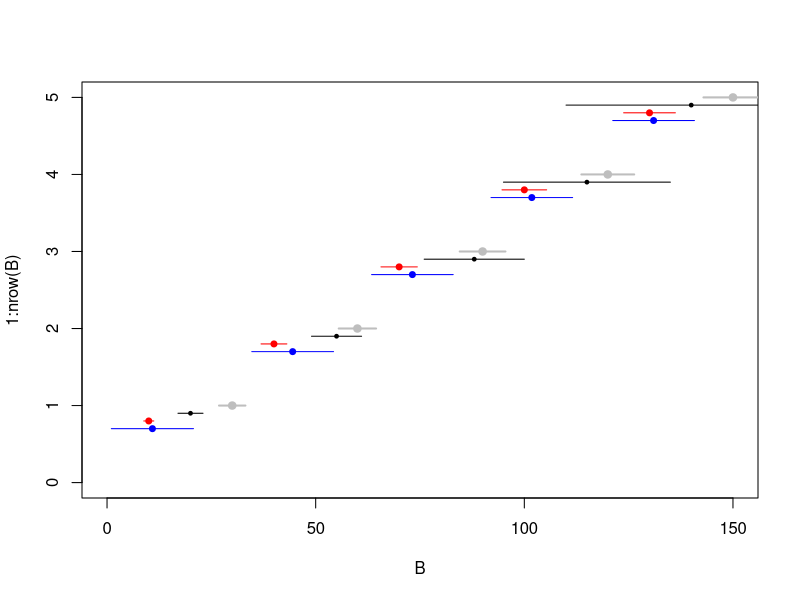
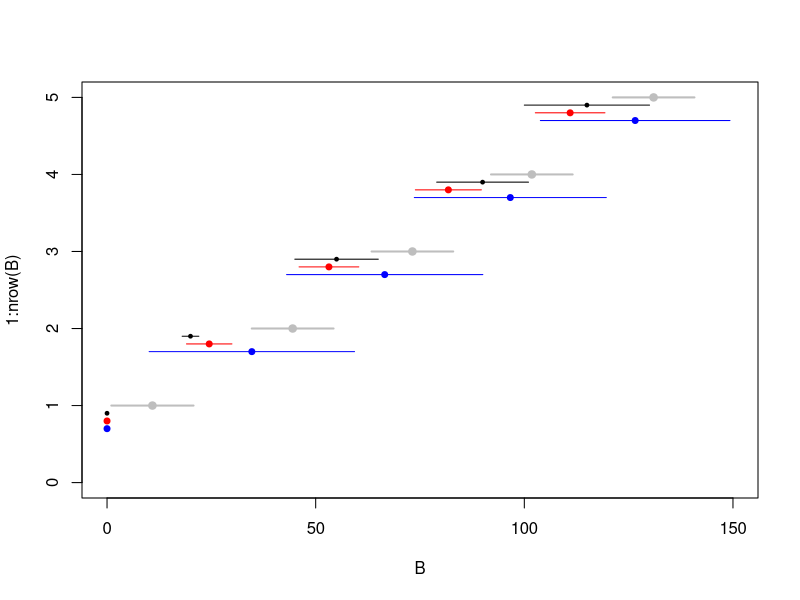
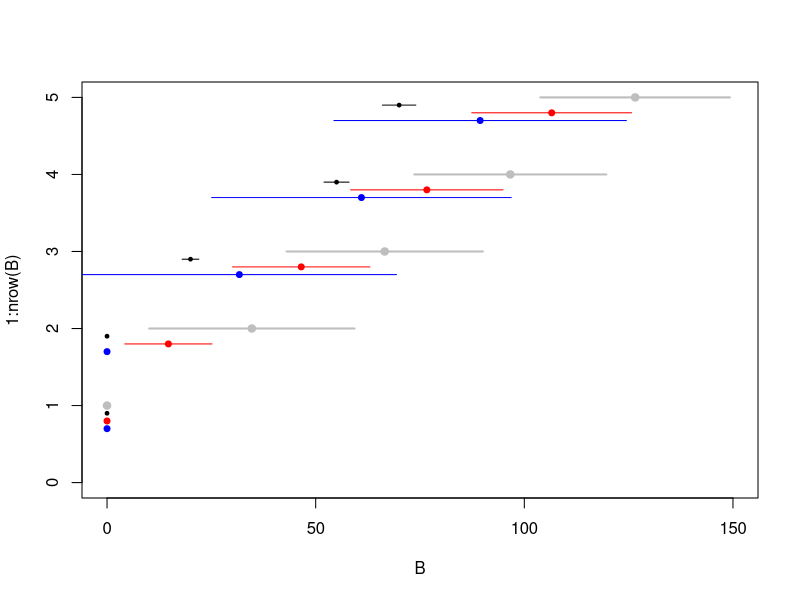
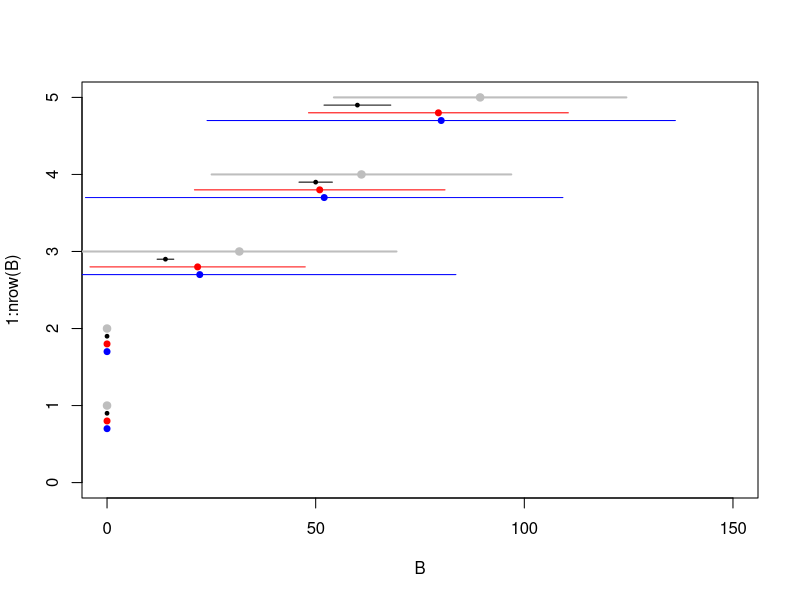
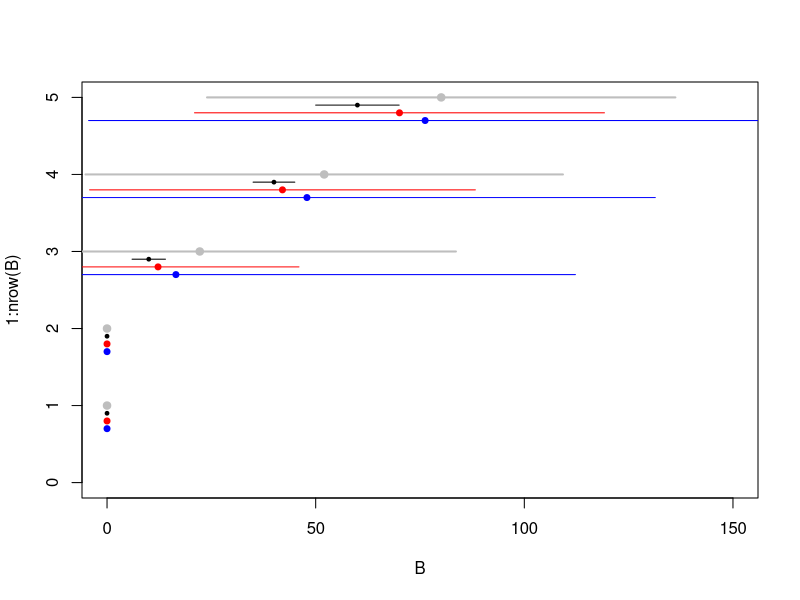
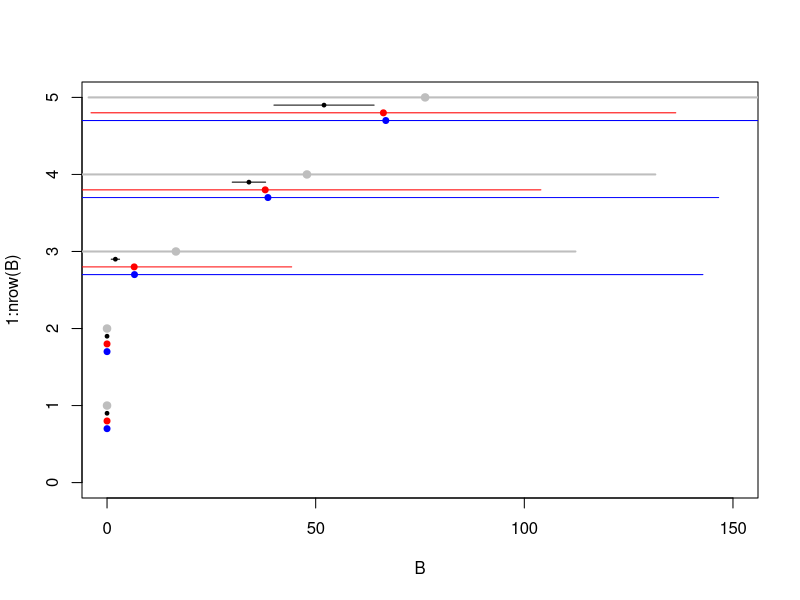
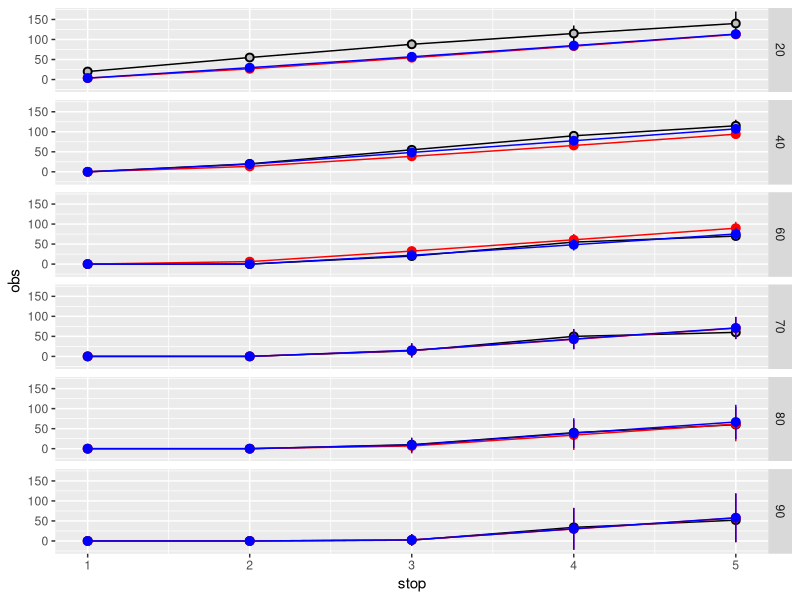

Write R code to recreate these figures, in order.
library(tidyverse)
## a (constrained) KF to ensure increasing ETAs along stops

F <- function(B, delta = 0) {
    x <- diag(nrow(B))
    if (delta == 0) return(x)
    for (i in 1:nrow(B)) {
        if (x[i, i] < 1e-6) continue()
        x[i, i] <- min(1, max(0, 1 - delta / B[i, ]));
    }
    x
}
Q <- function(B, delta) diag(nrow(B)) * delta / 2
H <- function(B) {
    x <- diag(nrow(B))
    for (i in 2:nrow(B)) x[i,i-1] = -1
    x
}

B0 <- cbind(1:5 * 30)
P0 <- diag(1:5 * 10)

data <- 
    list(
        list(
            delta = 20,
            Z = cbind(c(20, 55, 88, 115, 140)),
            R = diag(c(3, 6, 12, 20, 30))
        ),
        list(
            delta = 20,
            Z = cbind(c(0, 20, 55, 90, 115)),
            R = diag(c(0, 2, 10, 11, 15))
        ),
        list(
            delta = 20,
            Z = cbind(c(0, 0, 20, 55, 70)),
            R = diag(c(0, 0, 2, 3, 4))
        ),
        list(
            delta = 10,
            Z = cbind(c(0, 0, 14, 50, 60)),
            R = diag(c(0, 0, 2, 4, 8))
        ),
        list(
            delta = 10,
            Z = cbind(c(0, 0, 10, 40, 60)),
            R = diag(c(0, 0, 4, 5, 10))
        ),
        list(
            delta = 10,
            Z = cbind(c(0, 0, 2, 34, 52)),
            R = diag(c(0, 0, 1, 4, 12))
        )
    )

B <- B0
P <- P0

hist <- list()
t0 <- 0
for (k in 1:length(data)) {
    delta <- data[[k]]$delta
    Z <- data[[k]]$Z
    R <- data[[k]]$R^2

    Fk <- F(B, delta)
    Qk <- F(B, delta)
    Hk <- F(B, delta)
    
    ## kf prediction
    Bhat <- Fk %*% B
    Phat <- Fk %*% P %*% t(Fk) + Qk
    plot(B, 1:nrow(B), pch = 19, col = "gray", xlim = c(0, max(B0)), ylim = c(0, nrow(B)))
    arrows(B - sqrt(diag(P)), 1:nrow(B), B + sqrt(diag(P)), code = 0, col = "gray", lwd = 2)
    points(Z, 1:nrow(B) - 0.1, pch = 19, cex = 0.5, col = "black")
    arrows(Z - sqrt(diag(R)), 1:nrow(B) - 0.1, Z + sqrt(diag(R)), code = 0, col = "black")
    points(Bhat, 1:nrow(B) - 0.2, pch = 19, col = "red", cex = 0.8)
    arrows(Bhat - sqrt(diag(Phat)), 1:nrow(B) - 0.2, Bhat + sqrt(diag(Phat)), code = 0, col = "red")

    ## kf update
    yk <- Z - Hk %*% Bhat
    Sk <- R + Hk %*% Phat %*% t(Hk)
    Ski <- which(Z > 0)
    Kk <- Phat[Ski,Ski] %*% t(Hk[Ski,Ski]) %*% solve(Sk[Ski,Ski])
    B[-Ski] <- 0
    B[Ski] <- Bhat[Ski] + Kk %*% yk[Ski]
    P <- P * 0
    P[Ski,Ski] <- (1 - Kk %*% Hk[Ski,Ski]) %*% Phat[Ski,Ski] %*% t(1 - Kk %*% Hk[Ski,Ski]) + Kk %*% R[Ski,Ski] %*% t(Kk)
    points(B, 1:nrow(B) - 0.3, pch = 19, col = "blue", cex = 0.8)
    arrows(B - sqrt(diag(P)), 1:nrow(B) - 0.3, B + sqrt(diag(P)), code = 0, col = "blue")
    
    t0 <- t0 + delta
    hist[[k]] <- tibble(
        stop = 1:nrow(Z),
        time = t0,
        obs = Z %>% as.numeric,
        err = diag(R),
        eta_pred = Hk %*% Bhat %>% as.numeric,
        var_pred = diag(Hk %*% Phat %*% t(Hk)),
        eta = Hk %*% B %>% as.numeric,
        var = diag(Hk %*% Phat %*% t(Hk))
    )
}

## into tibble format
Hist <- bind_rows(hist)

ggplot(Hist, aes(stop)) +
    facet_grid(time~.) +
    geom_path(aes(y = obs), colour = "black") +
    geom_pointrange(aes(
        y = obs, ymin = obs - sqrt(err), ymax = obs + sqrt(err)
    ), pch = 21, fill = "gray") +
    geom_path(aes(y = eta_pred), colour = "red") +
    geom_pointrange(aes(
        y = eta_pred, ymin = eta_pred - sqrt(var_pred), ymax = eta_pred + sqrt(var_pred)
    ), colour = "red") +
    geom_path(aes(y = eta), colour = "blue") +
    geom_pointrange(aes(
        y = eta, ymin = eta - sqrt(var), ymax = eta + sqrt(var)
    ), colour = "blue")
